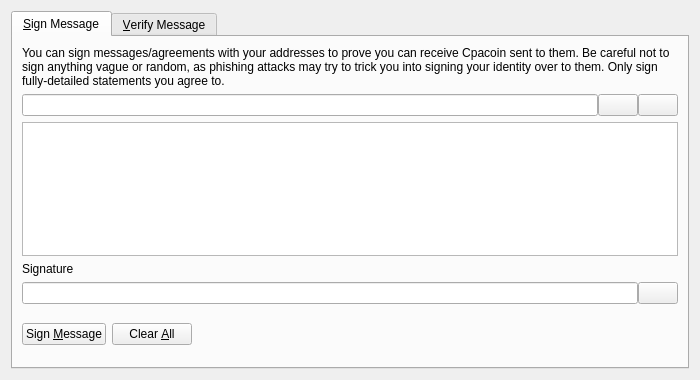
<?xml version="1.0" encoding="UTF-8"?>
<ui version="4.0">
 <class>SignVerifyMessageDialog</class>
 <widget class="QDialog" name="SignVerifyMessageDialog">
  <property name="geometry">
   <rect>
    <x>0</x>
    <y>0</y>
    <width>700</width>
    <height>380</height>
   </rect>
  </property>
  <property name="windowTitle">
   <string>Signatures - Sign / Verify a Message</string>
  </property>
  <property name="modal">
   <bool>true</bool>
  </property>
  <layout class="QVBoxLayout" name="verticalLayout">
   <item>
    <widget class="QTabWidget" name="tabWidget">
     <property name="currentIndex">
      <number>0</number>
     </property>
     <widget class="QWidget" name="tabSignMessage">
      <attribute name="title">
       <string>&amp;Sign Message</string>
      </attribute>
      <layout class="QVBoxLayout" name="verticalLayout_SM">
       <item>
        <widget class="QLabel" name="infoLabel_SM">
         <property name="text">
          <string>You can sign messages/agreements with your addresses to prove you can receive Cpacoin sent to them. Be careful not to sign anything vague or random, as phishing attacks may try to trick you into signing your identity over to them. Only sign fully-detailed statements you agree to.</string>
         </property>
         <property name="textFormat">
          <enum>Qt::PlainText</enum>
         </property>
         <property name="wordWrap">
          <bool>true</bool>
         </property>
        </widget>
       </item>
       <item>
        <layout class="QHBoxLayout" name="horizontalLayout_1_SM">
         <property name="spacing">
          <number>0</number>
         </property>
         <item>
          <widget class="QValidatedLineEdit" name="addressIn_SM">
           <property name="toolTip">
            <string>The Cpacoin address to sign the message with</string>
           </property>
          </widget>
         </item>
         <item>
          <widget class="QPushButton" name="addressBookButton_SM">
           <property name="toolTip">
            <string>Choose previously used address</string>
           </property>
           <property name="text">
            <string/>
           </property>
           <property name="shortcut">
            <string>Alt+A</string>
           </property>
           <property name="autoDefault">
            <bool>false</bool>
           </property>
          </widget>
         </item>
         <item>
          <widget class="QPushButton" name="pasteButton_SM">
           <property name="toolTip">
            <string>Paste address from clipboard</string>
           </property>
           <property name="text">
            <string/>
           </property>
           <property name="shortcut">
            <string>Alt+P</string>
           </property>
           <property name="autoDefault">
            <bool>false</bool>
           </property>
          </widget>
         </item>
        </layout>
       </item>
       <item>
        <widget class="QPlainTextEdit" name="messageIn_SM">
         <property name="toolTip">
          <string>Enter the message you want to sign here</string>
         </property>
        </widget>
       </item>
       <item>
        <widget class="QLabel" name="signatureLabel_SM">
         <property name="text">
          <string>Signature</string>
         </property>
         <property name="textFormat">
          <enum>Qt::PlainText</enum>
         </property>
        </widget>
       </item>
       <item>
        <layout class="QHBoxLayout" name="horizontalLayout_2_SM">
         <property name="spacing">
          <number>0</number>
         </property>
         <item>
          <widget class="QLineEdit" name="signatureOut_SM">
           <property name="font">
            <font>
             <italic>true</italic>
            </font>
           </property>
           <property name="readOnly">
            <bool>true</bool>
           </property>
          </widget>
         </item>
         <item>
          <widget class="QPushButton" name="copySignatureButton_SM">
           <property name="toolTip">
            <string>Copy the current signature to the system clipboard</string>
           </property>
           <property name="text">
            <string/>
           </property>
           <property name="autoDefault">
            <bool>false</bool>
           </property>
          </widget>
         </item>
        </layout>
       </item>
       <item>
        <layout class="QHBoxLayout" name="horizontalLayout_3_SM">
         <item>
          <widget class="QPushButton" name="signMessageButton_SM">
           <property name="toolTip">
            <string>Sign the message to prove you own this Cpacoin address</string>
           </property>
           <property name="text">
            <string>Sign &amp;Message</string>
           </property>
           <property name="autoDefault">
            <bool>false</bool>
           </property>
          </widget>
         </item>
         <item>
          <widget class="QPushButton" name="clearButton_SM">
           <property name="toolTip">
            <string>Reset all sign message fields</string>
           </property>
           <property name="text">
            <string>Clear &amp;All</string>
           </property>
           <property name="autoDefault">
            <bool>false</bool>
           </property>
          </widget>
         </item>
         <item>
          <spacer name="horizontalSpacer_1_SM">
           <property name="orientation">
            <enum>Qt::Horizontal</enum>
           </property>
           <property name="sizeHint" stdset="0">
            <size>
             <width>40</width>
             <height>48</height>
            </size>
           </property>
          </spacer>
         </item>
         <item>
          <widget class="QLabel" name="statusLabel_SM">
           <property name="font">
            <font>
             <weight>75</weight>
             <bold>true</bold>
            </font>
           </property>
           <property name="text">
            <string/>
           </property>
           <property name="wordWrap">
            <bool>true</bool>
           </property>
          </widget>
         </item>
         <item>
          <spacer name="horizontalSpacer_2_SM">
           <property name="orientation">
            <enum>Qt::Horizontal</enum>
           </property>
           <property name="sizeHint" stdset="0">
            <size>
             <width>40</width>
             <height>48</height>
            </size>
           </property>
          </spacer>
         </item>
        </layout>
       </item>
      </layout>
     </widget>
     <widget class="QWidget" name="tabVerifyMessage">
      <attribute name="title">
       <string>&amp;Verify Message</string>
      </attribute>
      <layout class="QVBoxLayout" name="verticalLayout_VM">
       <item>
        <widget class="QLabel" name="infoLabel_VM">
         <property name="text">
          <string>Enter the receiver's address, message (ensure you copy line breaks, spaces, tabs, etc. exactly) and signature below to verify the message. Be careful not to read more into the signature than what is in the signed message itself, to avoid being tricked by a man-in-the-middle attack. Note that this only proves the signing party receives with the address, it cannot prove sendership of any transaction!</string>
         </property>
         <property name="textFormat">
          <enum>Qt::PlainText</enum>
         </property>
         <property name="alignment">
          <set>Qt::AlignLeading|Qt::AlignLeft|Qt::AlignTop</set>
         </property>
         <property name="wordWrap">
          <bool>true</bool>
         </property>
        </widget>
       </item>
       <item>
        <layout class="QHBoxLayout" name="horizontalLayout_1_VM">
         <property name="spacing">
          <number>0</number>
         </property>
         <item>
          <widget class="QValidatedLineEdit" name="addressIn_VM">
           <property name="toolTip">
            <string>The Cpacoin address the message was signed with</string>
           </property>
          </widget>
         </item>
         <item>
          <widget class="QPushButton" name="addressBookButton_VM">
           <property name="toolTip">
            <string>Choose previously used address</string>
           </property>
           <property name="text">
            <string/>
           </property>
           <property name="shortcut">
            <string>Alt+A</string>
           </property>
           <property name="autoDefault">
            <bool>false</bool>
           </property>
          </widget>
         </item>
        </layout>
       </item>
       <item>
        <widget class="QPlainTextEdit" name="messageIn_VM"/>
       </item>
       <item>
        <widget class="QValidatedLineEdit" name="signatureIn_VM"/>
       </item>
       <item>
        <layout class="QHBoxLayout" name="horizontalLayout_2_VM">
         <item>
          <widget class="QPushButton" name="verifyMessageButton_VM">
           <property name="toolTip">
            <string>Verify the message to ensure it was signed with the specified Cpacoin address</string>
           </property>
           <property name="text">
            <string>Verify &amp;Message</string>
           </property>
           <property name="autoDefault">
            <bool>false</bool>
           </property>
          </widget>
         </item>
         <item>
          <widget class="QPushButton" name="clearButton_VM">
           <property name="toolTip">
            <string>Reset all verify message fields</string>
           </property>
           <property name="text">
            <string>Clear &amp;All</string>
           </property>
           <property name="autoDefault">
            <bool>false</bool>
           </property>
          </widget>
         </item>
         <item>
          <spacer name="horizontalSpacer_1_VM">
           <property name="orientation">
            <enum>Qt::Horizontal</enum>
           </property>
           <property name="sizeHint" stdset="0">
            <size>
             <width>40</width>
             <height>48</height>
            </size>
           </property>
          </spacer>
         </item>
         <item>
          <widget class="QLabel" name="statusLabel_VM">
           <property name="font">
            <font>
             <weight>75</weight>
             <bold>true</bold>
            </font>
           </property>
           <property name="text">
            <string/>
           </property>
           <property name="wordWrap">
            <bool>true</bool>
           </property>
          </widget>
         </item>
         <item>
          <spacer name="horizontalSpacer_2_VM">
           <property name="orientation">
            <enum>Qt::Horizontal</enum>
           </property>
           <property name="sizeHint" stdset="0">
            <size>
             <width>40</width>
             <height>48</height>
            </size>
           </property>
          </spacer>
         </item>
        </layout>
       </item>
      </layout>
     </widget>
    </widget>
   </item>
  </layout>
 </widget>
 <customwidgets>
  <customwidget>
   <class>QValidatedLineEdit</class>
   <extends>QLineEdit</extends>
   <header>qvalidatedlineedit.h</header>
  </customwidget>
 </customwidgets>
 <resources>
  <include location="../cpacoin.qrc"/>
 </resources>
 <connections/>
</ui>
